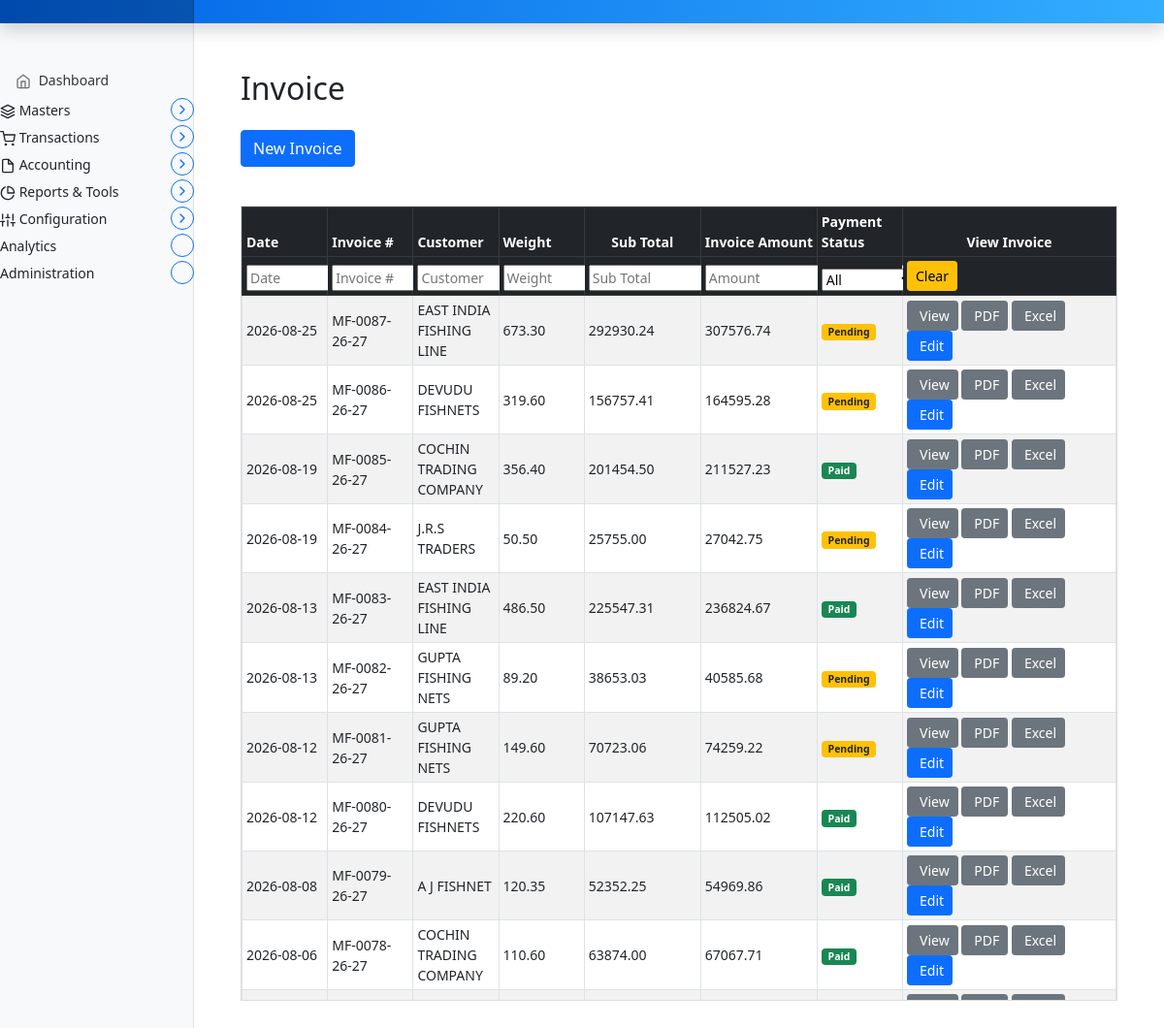
Page /invoice/invoice_entry on the committed database.
### marania_invoice_app/models.py (models this page shows, shortened)
class Invoice(models.Model):
    invoice_date = models.DateField(null=True, blank=True, default=date.today)
    invoice_number = models.CharField(max_length=50, unique=True, null=True)
    customer_code = models.CharField(max_length=50, unique=False, null=True)
    customer_name = models.CharField(max_length=100, null=True)
    customer_gst = models.CharField(max_length=20, null=True, blank=True)
    customer_address = models.TextField(null=True, blank=True)
    customer_contact = models.CharField(max_length=30, null=True, blank=True)
    customer_email = models.EmailField(null=True, blank=True)
    ship_to_customer_code = models.CharField(max_length=50, unique=False, null=True)
    ship_to_customer_name = models.CharField(max_length=100, null=True)
    ship_to_customer_gst = models.CharField(max_length=20, null=True, blank=True)
    ship_to_customer_address = models.TextField(null=True, blank=True)
    ship_to_customer_contact = models.CharField(max_length=30, null=True, blank=True)
    ship_to_customer_email = models.EmailField(null=True, blank=True)
    dispatched_through = models.CharField(max_length=100, null=True, blank=True)
    destination = models.CharField(max_length=200, null=True, blank=True)
    vehicle_name_number = models.CharField(max_length=100, null=True, blank=True)
    transporter_gst = models.CharField(max_length=100, null=True, blank=True)
    quantity_total  = models.DecimalField(max_digits=10, decimal_places=2, blank=True, null=True, default=Decimal('0.00'))
    subtotal = models.DecimalField(max_digits=14, decimal_places=2, default=Decimal('0.00'))
    cgst_amount = models.DecimalField(max_digits=14, decimal_places=2, default=Decimal('0.00'))
    sgst_amount = models.DecimalField(max_digits=14, decimal_places=2, default=Decimal('0.00'))
    igst_amount = models.DecimalField(max_digits=14, decimal_places=2, default=Decimal('0.00'))
    round_off = models.DecimalField(max_digits=10, decimal_places=2, default=Decimal('0.00'))
    gross_total = models.DecimalField(max_digits=14, decimal_places=2, default=Decimal('0.00'))
    payment_status = models.CharField(max_length=20,
        choices=[
            ('Pending', 'Pending'),
            ('Partial', 'Partial'),
            ('Paid', 'Paid'),
            ('WrittenOff', 'Written Off'),
            ('Cancelled', 'Cancelled'),
        ],
        default='Pending')
    remark = models.CharField(max_length=1024, null=True, blank=True,default="")

class InvoiceItem(models.Model):
    invoice = models.ForeignKey(
        Invoice,
        related_name='items',      # allows invoice.items.all()
        on_delete=models.CASCADE,  # deletes items if invoice is deleted
        to_field='invoice_number'  # optional: link by invoice_number instead of id
    )
    item_spec = models.CharField(max_length=200, blank=True, null=True)
    item_code = models.CharField(max_length=50, blank=True, null=True)
    item_description = models.CharField(max_length=200, blank=True, null=True)
    item_mesh_size = models.CharField(max_length=20, blank=True, null=True)
    item_mesh_depth = models.CharField(max_length=20, blank=True, null=True)
    item_quantity = models.DecimalField(max_digits=10, decimal_places=2, blank=True, null=True)
    item_price = models.DecimalField(max_digits=10, decimal_places=2, blank=True, null=True)
    item_colour = models.CharField(max_length=100, blank=True, null=True)
    item_hsn_code = models.CharField(max_length=10, blank=True, null=True)
    item_gst_amount = models.DecimalField(max_digits=10, decimal_places=2, blank=True, null=True)
    item_total_with_gst = models.DecimalField(max_digits=10, decimal_places=2, blank=True, null=True)

### marania_invoice_app/views.py (the view)
# urls.py: path('invoice_entry', views.invoice_entry, name='invoice_entry'),
def invoice_entry(request):
    Invoices =Invoice.objects.order_by('-invoice_date', '-invoice_number')
    Customers = Parties.objects.all()
    customer_dict = defaultdict(lambda:-1)
    transporter_dict = defaultdict(lambda:-1)
    for customer in Parties.objects.all():
        customer_dict[customer.code] = {'name':customer.name, 'gst':customer.gst, 'phone':customer.phone, 'email':customer.email,
                                        'address_bill_to':customer.address_bill_to, 'address_ship_to':customer.address_ship_to,
                                        'is_within_state':customer.is_within_state
                                        }
    for transporter in Transportation.objects.all():
        code = transporter.customer.code
        transporter_dict_temp = {'delivery_place':transporter.delivery_place, 'transporter_name':transporter.transporter_name,
                            'transporter_gst':transporter.transporter_gst, 'vehicle_name_number':transporter.vehicle_name_number,
                            'is_default_transport':transporter.is_default_transport}
        if code not in transporter_dict:
            transporter_dict[code] = [transporter_dict_temp]
        else:
            transporter_dict[code].append(transporter_dict_temp)
    summary_data = invoice_summary()
    product_dict = get_product_dict()
    customer_price_dict = get_customer_price_dictionary()
    next_invoice_number = get_next_invoice_number()
    formatted_number = f"{int(next_invoice_number):04d}"
    invoice_number =  company_settings.invoice_prefix + "-" + formatted_number + "-" + company_settings.finance_year
    context = {'invoice_form': forms.InvoiceForm(initial={'invoice_number':invoice_number}) ,
               'invoices':Invoices, 'invoiceitems':summary_data,
               'customers':Customers, 'customer_dict': json.dumps(customer_dict),
               'transporter_dict':json.dumps(transporter_dict),
               'customer_price_dict':json.dumps(customer_price_dict),
               'product_dict':json.dumps(product_dict),
               }
    return render(request, 'marania_invoice_app/invoice_entry.html', context)

### marania_invoice_app/templatetags/dict_extras.py (called while the page is built)
@register.filter
def get_item(dictionary, key):
    if dictionary is None or dictionary == "":
        return {}
    return dictionary.get(key)

### marania_invoice_app/views.py (called while the page is built, shortened)
def get_next_invoice_number():
    try:
        settings = CompanySettings.objects.get(id=1)
        next_invoice = f"{settings.current_invoice_number+1}"
        return next_invoice
    except CompanySettings.DoesNotExist:
        return None

def get_product_dict():
    global _PRODUCT_DICT
    if _PRODUCT_DICT is not None:
        return _PRODUCT_DICT
    products_dict = defaultdict(dict)
    products = Product.objects.select_related('material').all()
    for product in products:
        products_dict[product.code] = {
            "name": product.name,
            "display_name": product.display_name,
            "hsn": product.hsn,
            "material_code": product.material.code if product.material else None,
            "material_name": product.material.name if product.material else None,
            "cgst": str(product.cgst),
            "sgst": str(product.sgst),
            "igst": str(product.igst),
            "description": product.description,
        }
    _PRODUCT_DICT = products_dict
    return _PRODUCT_DICT

def get_customer_price_dictionary():
    global _CUSTOMER_PRICE_DICT
    if _CUSTOMER_PRICE_DICT is not None:
        return _CUSTOMER_PRICE_DICT

### templates/marania_invoice_app/invoice_entry.html (shortened to what this page needs)
{% extends 'partials/base.html' %}
{% load static %}
{% load crispy_forms_tags %}
{% block main %}
{% load dict_extras %}
<main class="col-md-9 ms-sm-auto col-lg-10 px-md-4">
  <div class="container my-5">
    <h2 class="mb-4">Invoice</h2>
    <button class="btn btn-primary mb-3" type="button" data-bs-toggle="collapse" data-bs-target="#customerForm" aria-expanded="false" aria-controls="customerForm">
      New Invoice
    </button>
    <div class="invoice-list mt-4">
      {% if invoices %}
          <div class="table-responsive invoice-table-wrapper">
          <table id="invoice-table" class="table table-striped table-hover table-bordered table-sm align-middle">
            <thead class="table-dark">
              <tr>
                <th scope="col">Date</th>
                <th scope="col">Invoice #</th>
                <th scope="col">Customer</th>
                <th scope="col">Weight</th>
                <th scope="col" class="col-amount">Sub Total</th>
                <th scope="col" class="col-amount">Invoice Amount</th>
                <th scope="col">Payment Status</th>
                <th scope="col" class="col-view-invoice">View Invoice</th>
              </tr>
                <tr id="invoice-filter-row">
                <th><input class="filter-input" placeholder="Date"></th>
                <th><input class="filter-input" placeholder="Invoice #"></th>
                <th>
                </th>
                <th><input class="filter-input" placeholder="Weight"></th>
                <th><input class="filter-input" placeholder="Sub Total"></th>
                <th><input class="filter-input" placeholder="Amount"></th>
                <th>
                  <select class="filter-input">
                    <option value="">All</option>
                  </select>
                </th>
                <th>
                  <button class="btn btn-warning btn-sm" id="clear-invoice-filters">
                    Clear
                  </button>
                </th>
               </tr>
            </thead>
            <tbody>
              {% for invoice in invoices %}
                <tr>
                  <td>{{ invoice.invoice_date|date:"Y-m-d" }}</td>
                  <td>{{ invoice.invoice_number }}</td>
                  <td>{{ invoice.customer_name }}</td>
                  {% with invoice_item=invoiceitems|get_item:invoice.invoice_number %}
                    <td>
                      {% if invoice_item %}
                        {{ invoice_item.weight }}
                      {% else %}
                        <span class="text-muted">0</span>
                      {% endif %}
                    </td>
                     <td>
                      {% if invoice_item %}
                        {{ invoice_item.sub_total }}
                      {% else %}
                        <span class="text-muted">0</span>
                      {% endif %}
                    </td>
                     <td>
                      {% if invoice_item %}
                        {{ invoice_item.invoice_amount }}
                      {% else %}
                        <span class="text-muted">0</span>
                      {% endif %}
                    </td>
                  {% endwith %}
                  <td>
                    <span class="badge
                      {% if invoice.payment_status == 'Paid' %}bg-success
                      {% elif invoice.payment_status == 'Partial' %}bg-info text-dark
                      {% elif invoice.payment_status == 'Pending' %}bg-warning text-dark
                      {% elif invoice.payment_status == 'WrittenOff' %}bg-secondary
                      {% elif invoice.payment_status == 'Cancelled' %}bg-danger
                      {% else %}bg-light text-dark{% endif %}">
                      {{ invoice.payment_status|default:'Pending' }}
                    </span>
                  </td>
                  <td>
                    <a href="javascript:void(0);"
                      onclick="openInvoicePopup('{{ invoice.invoice_number }}')"
                      class="btn btn-sm btn-secondary d-inline-flex align-items-center">
                       View
                    </a>
                 <a href="{% url 'invoice_pdf' invoice.invoice_number %}"
                    class="btn btn-sm btn-secondary d-inline-flex align-items-center">
                     PDF
                  </a>
                     <a href="javascript:void(0);"
                      onclick="openInvoicePopup('{{ invoice.invoice_number }}')"
                      class="btn btn-sm btn-secondary d-inline-flex align-items-center">
                       Excel
                    </a>
                    <a href="javascript:void(0);"
                       onclick="loadInvoice('{{ invoice.invoice_number }}')"
                        class="btn btn-sm btn-primary d-inline-flex align-items-center">
                         Edit
                    </a>
                  </td>
                </tr>
              {% endfor %}
            </tbody>
          </table>
        </div>
      {% else %}
        <p class="text-muted">No invoices found.</p>
      {% endif %}
    </div>
  </div>
</main>
{% endblock %}

### static/assets/css/dashboard.css (style rules this page uses)
body { font-size: .875rem; }

### templates/marania_invoice_app/invoice_entry.html (style rules this page uses)
.invoice-table-wrapper { max-height: 820px; overflow-y: auto; border: 1px solid #ddd; }
#invoice-table { table-layout: fixed; width: 100%; }
.col-amount { width: 120px; text-align: center; white-space: nowrap; }
.col-view-invoice { width: 220px; text-align: center; white-space: nowrap; }
#invoice-table thead th { position: sticky; top: 0; z-index: 2; }

### rows in the picture
Invoice: invoice_date "2026-08-25", invoice_number "MF-0087-26-27", customer_name "EAST INDIA FISHING LINE", weight "673.30", sub_total "292930.24", invoice_amount "307576.74", payment_status "Pending"
Invoice: invoice_date "2026-08-25", invoice_number "MF-0086-26-27", customer_name "DEVUDU FISHNETS", weight "319.60", sub_total "156757.41", invoice_amount "164595.28", payment_status "Pending"
Invoice: invoice_date "2026-08-19", invoice_number "MF-0085-26-27", customer_name "COCHIN TRADING COMPANY", weight "356.40", sub_total "201454.50", invoice_amount "211527.23", payment_status "Paid"
Invoice: invoice_date "2026-08-19", invoice_number "MF-0084-26-27", customer_name "J.R.S TRADERS", sub_total "25755.00", invoice_amount "27042.75", payment_status "Pending"
InvoiceItem: weight "50.50"
Invoice: invoice_date "2026-08-13", invoice_number "MF-0083-26-27", customer_name "EAST INDIA FISHING LINE", weight "486.50", sub_total "225547.31", invoice_amount "236824.67", payment_status "Paid"
Invoice: invoice_date "2026-08-13", invoice_number "MF-0082-26-27", customer_name "GUPTA FISHING NETS", weight "89.20", sub_total "38653.03", invoice_amount "40585.68", payment_status "Pending"
Invoice: invoice_date "2026-08-12", invoice_number "MF-0081-26-27", customer_name "GUPTA FISHING NETS", weight "149.60", sub_total "70723.06", invoice_amount "74259.22", payment_status "Pending"
Invoice: invoice_date "2026-08-12", invoice_number "MF-0080-26-27", customer_name "DEVUDU FISHNETS", weight "220.60", sub_total "107147.63", invoice_amount "112505.02", payment_status "Paid"
Invoice: invoice_date "2026-08-08", invoice_number "MF-0079-26-27", customer_name "A J FISHNET", sub_total "52352.25", invoice_amount "54969.86", payment_status "Paid"
InvoiceItem: weight "120.35"
Invoice: invoice_date "2026-08-06", invoice_number "MF-0078-26-27", customer_name "COCHIN TRADING COMPANY", weight "110.60", sub_total "63874.00", invoice_amount "67067.71", payment_status "Paid"
